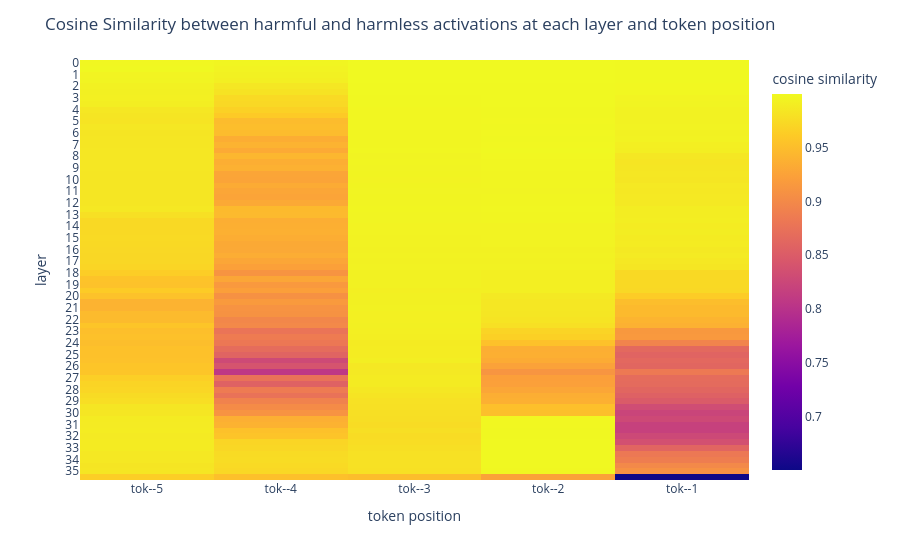

Write notebook code for a chart like this one.
### Code cell
# Prepare data for heatmap (matching parent notebook style)
num_layers, num_act_modules, num_tokens = similarity_scores.shape
data = similarity_scores.reshape(-1, similarity_scores.shape[-1])

# Create labels using parent notebook method
y_labels = sum([[f"{layer}-mid", f"{layer}-post"] for layer in range(num_layers)], [])
x_labels = [f"tok-{i}" for i in range(-num_tokens, 0)]

# Create heatmap
fig = px.imshow(
    data,
    y=y_labels,
    labels={"x": "token position", "y": "layer", "color": "cosine similarity"},
    aspect="auto",
    # No zmin/zmax - let it auto-scale to actual data range
)

fig.update_layout(
    xaxis={
        "tickmode": "array",
        "ticktext": x_labels,
        "tickvals": list(range(len(x_labels))),
    },
    yaxis={
        "tickmode": "array",
        "ticktext": list(range(num_layers)),  # Show layer numbers: 0, 1, 2, ...
        "tickvals": list(range(0, len(y_labels), len(act_names))),  # One tick per layer
    },
    title=(
        "Cosine Similarity between harmful and harmless activations at each layer and"
        " token position"
    ),
)

fig.show()

# Save figure
fig.write_html(VISUALIZATION_DIR / "activation_similarities.html")

### Figure 1 — Plotly figure (JSON) as saved in the notebook; plotly's stock layout.template omitted (floating-point values rounded to 4 significant figures; data arrays with more than 128 entries replaced by an {"elided": "..."} marker saying what was removed)
{"data": [{"coloraxis": "coloraxis", "hovertemplate": "token position: %{x}<br>layer: %{y}<br>cosine similarity: %{z}<extra></extra>", "name": "0", "type": "heatmap", "xaxis": "x", "y": ["0-mid", "0-post", "1-mid", "1-post", "2-mid", "2-post", "3-mid", "3-post", "4-mid", "4-post", "5-mid", "5-post", "6-mid", "6-post", "7-mid", "7-post", "8-mid", "8-post", "9-mid", "9-post", "10-mid", "10-post", "11-mid", "11-post", "12-mid", "12-post", "13-mid", "13-post", "14-mid", "14-post", "15-mid", "15-post", "16-mid", "16-post", "17-mid", "17-post", "18-mid", "18-post", "19-mid", "19-post", "20-mid", "20-post", "21-mid", "21-post", "22-mid", "22-post", "23-mid", "23-post", "24-mid", "24-post", "25-mid", "25-post", "26-mid", "26-post", "27-mid", "27-post", "28-mid", "28-post", "29-mid", "29-post", "30-mid", "30-post", "31-mid", "31-post", "32-mid", "32-post", "33-mid", "33-post", "34-mid", "34-post", "35-mid", "35-post"], "yaxis": "y", "z": {"elided": "72x5 float values"}}], "layout": {"coloraxis": {"colorbar": {"title": {"text": "cosine similarity"}}, "colorscale": [[0, "#0d0887"], [0.1111, "#46039f"], [0.2222, "#7201a8"], [0.3333, "#9c179e"], [0.4444, "#bd3786"], [0.5556, "#d8576b"], [0.6667, "#ed7953"], [0.7778, "#fb9f3a"], [0.8889, "#fdca26"], [1, "#f0f921"]]}, "margin": {"t": 60}, "title": {"text": "Cosine Similarity between harmful and harmless activations at each layer and token position"}, "xaxis": {"anchor": "y", "domain": [0, 1], "tickmode": "array", "ticktext": ["tok--5", "tok--4", "tok--3", "tok--2", "tok--1"], "tickvals": [0, 1, 2, 3, 4], "title": {"text": "token position"}}, "yaxis": {"anchor": "x", "autorange": "reversed", "domain": [0, 1], "tickmode": "array", "ticktext": [0, 1, 2, 3, 4, 5, 6, 7, 8, 9, 10, 11, 12, 13, 14, 15, 16, 17, 18, 19, 20, 21, 22, 23, 24, 25, 26, 27, 28, 29, 30, 31, 32, 33, 34, 35], "tickvals": [0, 2, 4, 6, 8, 10, 12, 14, 16, 18, 20, 22, 24, 26, 28, 30, 32, 34, 36, 38, 40, 42, 44, 46, 48, 50, 52, 54, 56, 58, 60, 62, 64, 66, 68, 70], "title": {"text": "layer"}}}}
